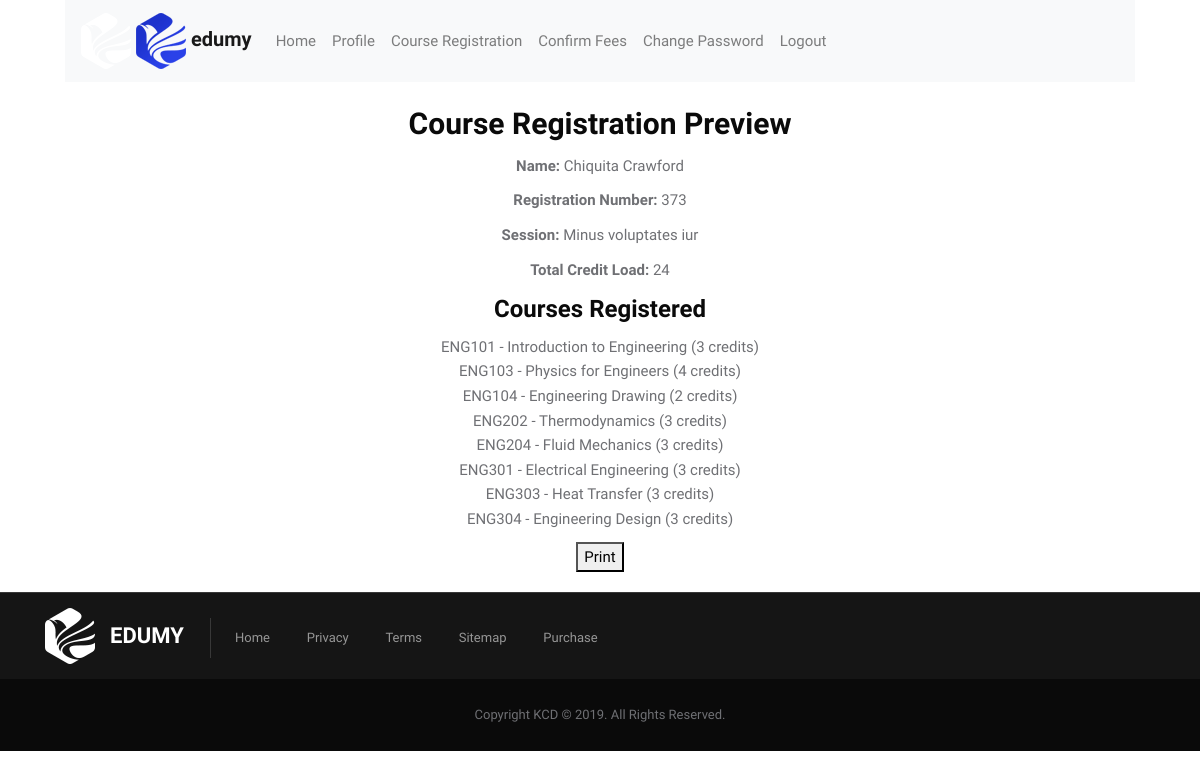
Page /students/course_registration_preview/1/ (signed in) on the committed database.
### students/models.py (models this page shows, shortened)
class CourseRegistration(models.Model):
    session = models.CharField(max_length=20)
    reference_number = models.CharField(max_length=20)
    name = models.CharField(max_length=100)
    reg_number = models.CharField(max_length=20)
    current_year_of_study = models.IntegerField()
    gender = models.CharField(max_length=10)
    courses = models.ManyToManyField(Course)
    total_credit_load = models.IntegerField(default=0)

class Course(models.Model):
    course_code = models.CharField(max_length=10, unique=True)
    course_title = models.CharField(max_length=100)
    credit_load = models.IntegerField()

### students/views.py (the view)
# urls.py: path('course_registration_preview/<int:pk>/', views.course_registration_preview, name='course_registration_preview'),
@login_required
def course_registration_preview(request, pk):
    registration = CourseRegistration.objects.get(pk=pk)
    return render(request, 'students/course_registration_preview.html', {'registration': registration})

### templates/students/course_registration_preview.html (shortened to what this page needs)
{% extends 'base.html' %}
{% block content %}
    <h2>Course Registration Preview</h2>
    <p><strong>Name:</strong> {{ registration.name }}</p>
    <p><strong>Registration Number:</strong> {{ registration.reg_number }}</p>
    <p><strong>Session:</strong> {{ registration.session }}</p>
    <p><strong>Total Credit Load:</strong> {{ registration.total_credit_load }}</p>
    <h3>Courses Registered</h3>
    <ul>
        {% for course in registration.courses.all %}
            <li>{{ course.course_code }} - {{ course.course_title }} ({{ course.credit_load }} credits)</li>
        {% endfor %}
    </ul>
    <button onclick="window.print()">Print</button>
{% endblock %}

### static/css/ace-responsive-menu.css (style rules this page uses)
ul { margin: 0px; padding: 0px; }

### rows in the picture
CourseRegistration: name "Chiquita Crawford", reg_number "373", session "Minus voluptates iur", total_credit_load "24"
Course: course_code "ENG101", course_title "Introduction to Engineering", credit_load "3"
Course: course_code "ENG103", course_title "Physics for Engineers", credit_load "4"
Course: course_code "ENG104", course_title "Engineering Drawing", credit_load "2"
Course: course_code "ENG202", course_title "Thermodynamics", credit_load "3"
Course: course_code "ENG204", course_title "Fluid Mechanics", credit_load "3"
Course: course_code "ENG301", course_title "Electrical Engineering", credit_load "3"
Course: course_code "ENG303", course_title "Heat Transfer", credit_load "3"
Course: course_code "ENG304", course_title "Engineering Design", credit_load "3"
